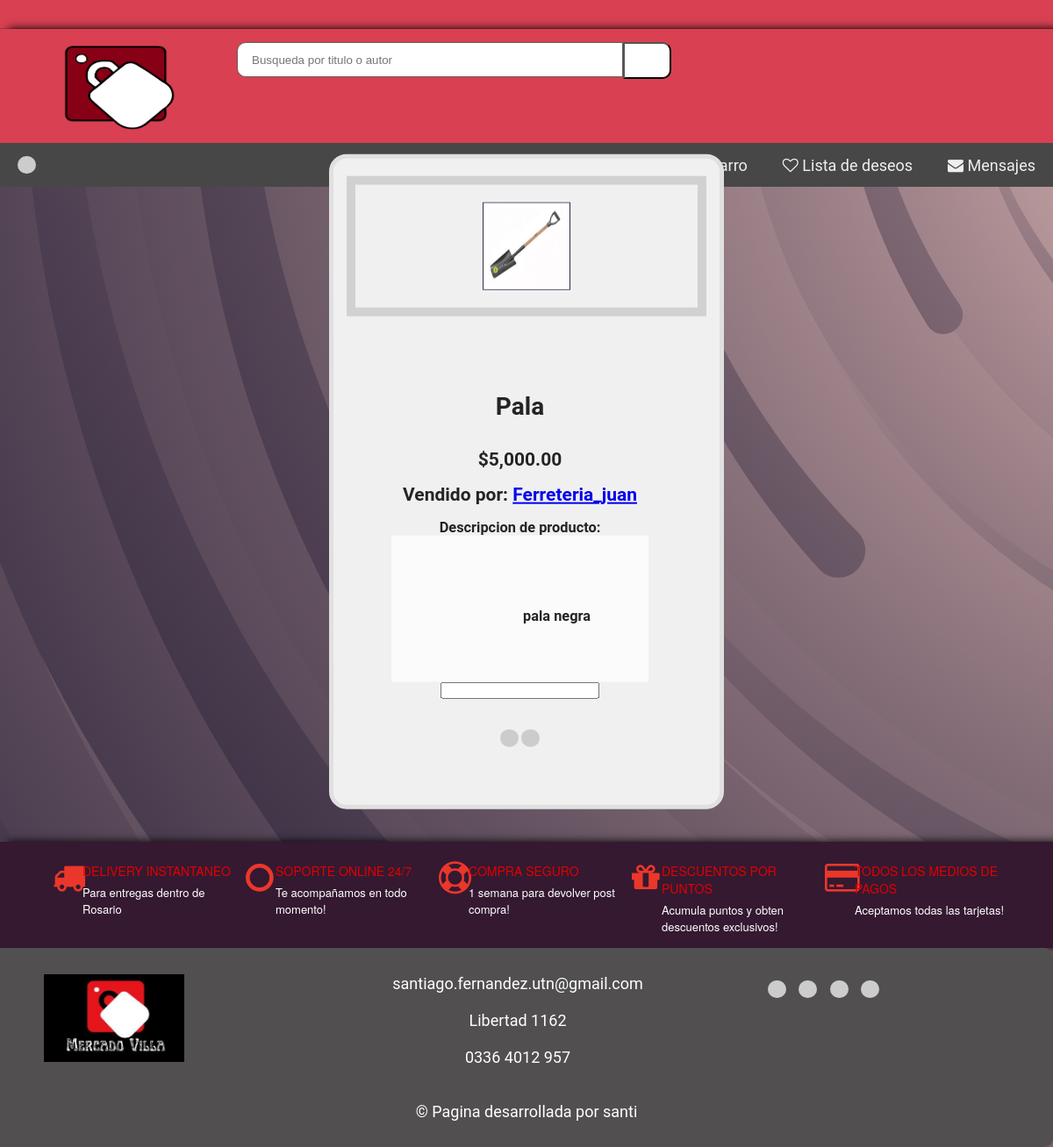
Screenshot of /publication/1123 (signed in) with the database file from the repository.
### stock/models.py (models this page shows, shortened)
class StockProduct(models.Model):
    user = models.ForeignKey(ClientModel,on_delete=models.CASCADE,limit_choices_to={'is_seller': True})#si se elimina un cliente, se eliminan los productos cargados por el
    business_line = models.CharField(choices=BusinessLineChoices.choices, max_length=128, default=BusinessLineChoices.OTROS.value)
    quantity_stock = models.PositiveIntegerField()
    price = models.DecimalField(max_digits=10, decimal_places=2)
    name_product = models.CharField(max_length=140)
    description = models.TextField(max_length=1200)
    imagen = models.ImageField(upload_to="productos", null = True)
    code_product = models.CharField(max_length=10,  primary_key=True)
    expiration = models.DateTimeField(null = True, default=None)
    class Meta:
        unique_together = ("user","code_product")#cualquier relacion entre cliente y codigo tiene que ser unica

### clients/models.py (models this page shows)
class ClientModel(AbstractUser):
    cuit = models.CharField(max_length=11)
    business_line = models.CharField(choices=BusinessLineChoices.choices, max_length=128, default=BusinessLineChoices.OTROS.value)
    business_line_interes = models.CharField(choices=BusinessLineChoices.choices, max_length=128, default=BusinessLineChoices.OTROS.value)
    is_seller = models.BooleanField(default=False)
    is_buyer = models.BooleanField(default=True)
    state = models.CharField(max_length=128,blank = True, null = True)
    city = models.CharField(max_length=128,blank = True, null = True)
    postal_code = models.CharField(max_length = 4,blank = True, null = True)
    phone_number = models.CharField(max_length = 64)
    avatar = models.ImageField(upload_to="avatar", null = True, blank = True)

### publication/views.py (the view)
# urls.py: path('', PublicationView.as_view(), name="publication"),
class PublicationView(LoginRequiredMixin, View):
    def get(self, request, code_product):
        publication_product =  get_object_or_404(StockProduct, pk=code_product)
        code_product = publication_product.code_product
        template = loader.get_template('publication.html')
        context = {
            'publication_product': publication_product,
            'code_product' : code_product,
        }
        return HttpResponse(template.render(context, request))

### templates/publication.html (shortened to what this page needs)
{% extends "home.html" %}
{% load humanize%}
{% block content %}
<div class = "publication-card">
    <div class="product-section">
        <div class="product-border">
            <div class="product-img-center">
                <img class="product-img" src="{{ publication_product.imagen.url }}">
            </div>
        </div>
    </div>
<form action="{% url 'cart'%}" method="POST">
<div class = "publication-caract">
    <h1>{{publication_product.name_product | capfirst}}</h1>
    <br><br>
    <p class="product-name">
        <h2>${{publication_product.price | intcomma}}</h2>
    </p><br>
    <p class="product-name">
        <h2>Vendido por: <a href="#">{{ publication_product.user | capfirst }}</a></h2>
    </p><br>
    <h3>Descripcion de producto:</h3>
    <div class = "publication-descr">
    <p >
        <br>
        <h3>{{publication_product.description}}</h3>
    </p>
</div>
    <input type="number" name="qt" >
    <br><br><br>
    <button type="submit"class="icon-button"id="python-button" ></button>
    <a href="{%url 'comunication' %}?item={{publication_product.pk}}">
        <button type="button"class="icon-button"id="python-button" data-lang="python">
            </button></a>
</div></div>
{% endblock content%}

### static/css/home.css (style rules this page uses)
html, body { font-family: Roboto, sans-serif, arial; font-size: 14px; color: #242424; font-weight: 400; background-color: #060420; background-attachment: fixed; background-size: cover; }
:root { --color1 : #d94052 ; --color2 : #ee7e4c ; --color3 : #341931 ; --color4 : #514f4f ; --color5 : #4c4949 ; }
html { -webkit-text-size-adjust: 100%; -ms-text-size-adjust: 100%; font-size: 10px; -webkit-tap-highlight-color: transparent }
* { margin: 0px; padding: 0px; -webkit-box-sizing: border-box; -moz-box-sizing: border-box; box-sizing: border-box; margin: 0; padding: 0; outline: 0 }
.product-section { padding-left: 15px; padding-right: 15px; margin-bottom: 20px; margin-top: 20px; }
.product-img { width: 100px; height: 100px; border: #2b304a 1px solid; }
.product-img-center { text-align: center; }
.product-border { border: 10px solid #d1d1d1; padding: 20px; }
* { box-sizing: border-box; margin: 0; padding: 0; }
.icon-button { background-color: #ccc; border: 1px; border-radius: 100px; border-color: rgb(7, 7, 7); padding: 10px; cursor: pointer; font-size: 10px; transition: background-color 0.5s ease; }

### static/css/publication.css (style rules this page uses)
.publication-card { height: 650px; width: 450px; display:table; background-color: #f0f0f0; border: 5px solid #e0e0e0; border-radius: 20px; box-shadow: 10 2px 4px rgba(0, 0, 0, 0.1); margin-left: 50%; justify-content: center; transform: translate(-50%, -5%); }
.publication-caract { display:table-cell; vertical-align:middle; padding: 66px; text-align:center; box-shadow: 10 2px 4px rgba(0, 0, 0, 0.1); }
.publication-descr { background-color: rgb(251, 251, 251); padding: 66px; padding-left: 150px; text-align:center; }

### rows the page displays
StockProduct: imagen (picture), name_product "Pala", price "5,000.00", user "Ferreteria_juan", description "pala negra"
